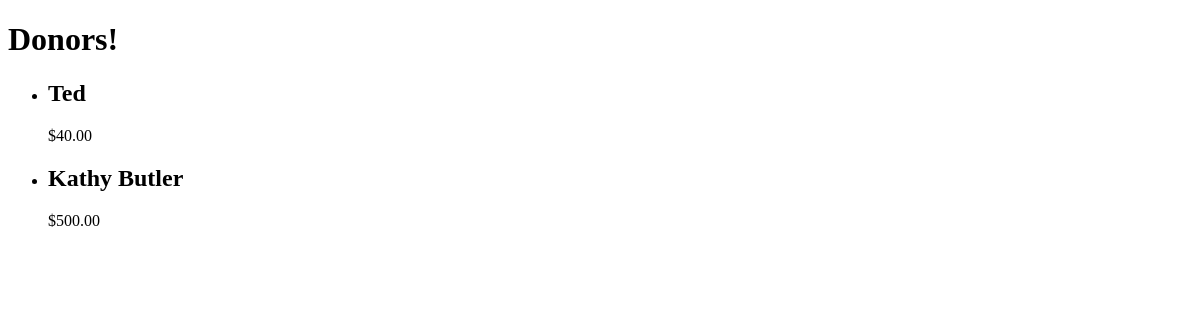
The app's page /donors, older data.
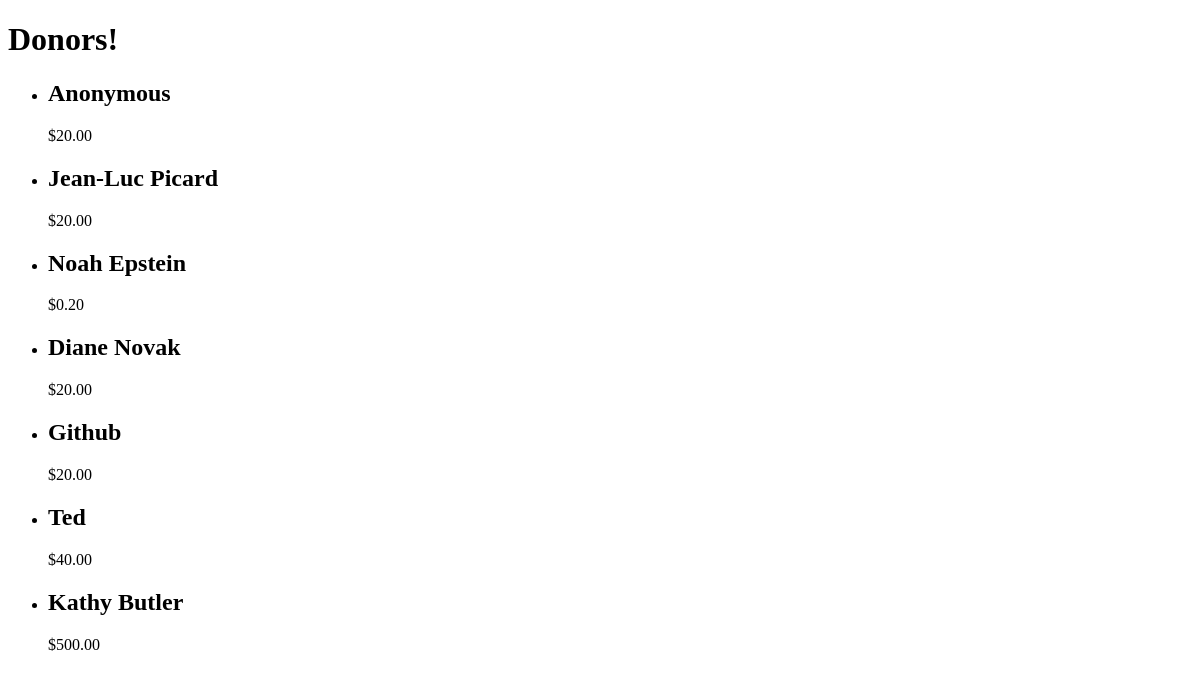
The same page, newer data.
### tables this page shows
CREATE TABLE donors (
  id integer primary key autoincrement,
  name text,
  amount integer not null
);

### app.py (the view)
@app.route('/donors')
def show_donors():
    db = get_db()
    cur = db.execute('select name, amount from donors order by id desc')
    donors = cur.fetchall()
    return render_template('donors.html', donors=donors)

### app.py (called while the page is built)
def connect_db():
    rv = sqlite3.connect(app.config['DATABASE'])
    rv.row_factory = sqlite3.Row
    return rv

def get_db():
    if not hasattr(g, 'sqlite_db'):
        g.sqlite_db = connect_db()
    return g.sqlite_db

@app.template_filter('formatmoney')
def formatmoney(amount, cents=100):
    return format((float(amount) / cents), '.2f')

@app.template_filter('check_anonymous')
def check_anonymous(name):
    if len(name) == 0:
        return "Anonymous"
    else:
        return name

### templates/donors.html
{% extends "layout.html" %}
{% block content %}
  <h1>Donors!</h1>
  <ul class=donors>
  {% for donor in donors %}
    <li><h2>{{ donor.name|check_anonymous }}</h2>${{ donor.amount|formatmoney }}</li>
  {% else %}
    <li><em>Unbelievable! No one has donated to this great program yet!</em></li>
  {% endfor %}
  </ul>
{% endblock %}

### templates/layout.html (shortened to what this page needs)
<!DOCTYPE html>
<html>
<head>
</head>
<body>
  {% block content %}{% endblock %}
</body>
</html>

Row changes from the older to the newer data that the page shows:
added donors: name|check_anonymous "Anonymous", amount "20.00"
added donors: name|check_anonymous "Jean-Luc Picard", amount "20.00"
added donors: name|check_anonymous "Noah Epstein", amount "0.20"
added donors: name|check_anonymous "Diane Novak", amount "20.00"
added donors: name|check_anonymous "Github", amount "20.00"
